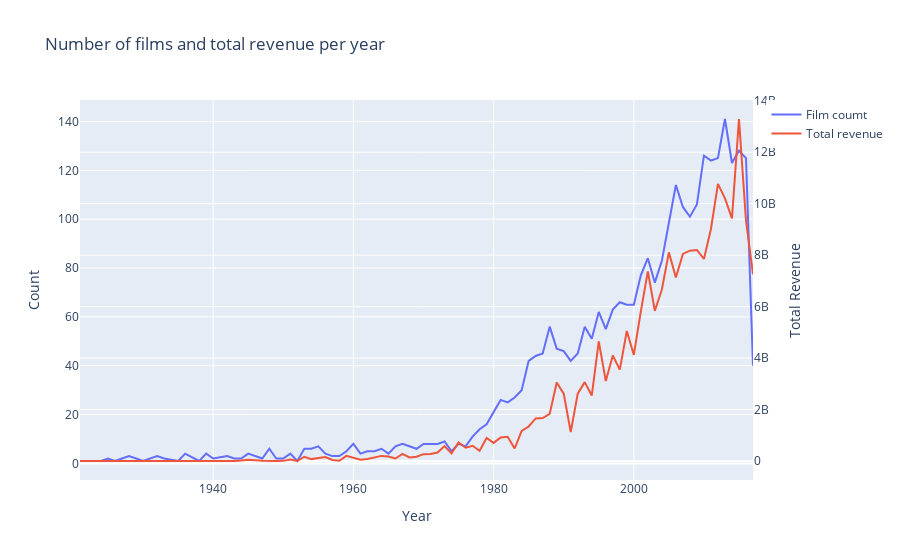

Notebook source saved alongside this figure:
### Markdown cell above
### Number of films and revenue per year

### Code cell
df1 = train['release_date year'].value_counts().sort_index()
df2 = train.groupby(['release_date year'])['revenue'].sum()

data = [go.Scatter(x=df1.index, y=df1.values, name='Film coumt'),
        go.Scatter(x=df2.index, y=df2.values, name='Total revenue', yaxis='y2')]

layout = go.Layout(dict(title = "Number of films and total revenue per year",
                  xaxis = dict(title = 'Year'),
                  yaxis = dict(title = 'Count'),
                  yaxis2 = dict(title='Total Revenue', overlaying='y', side='right')), legend=dict(orientation='v'))
py.iplot(dict(data=data, layout=layout))
